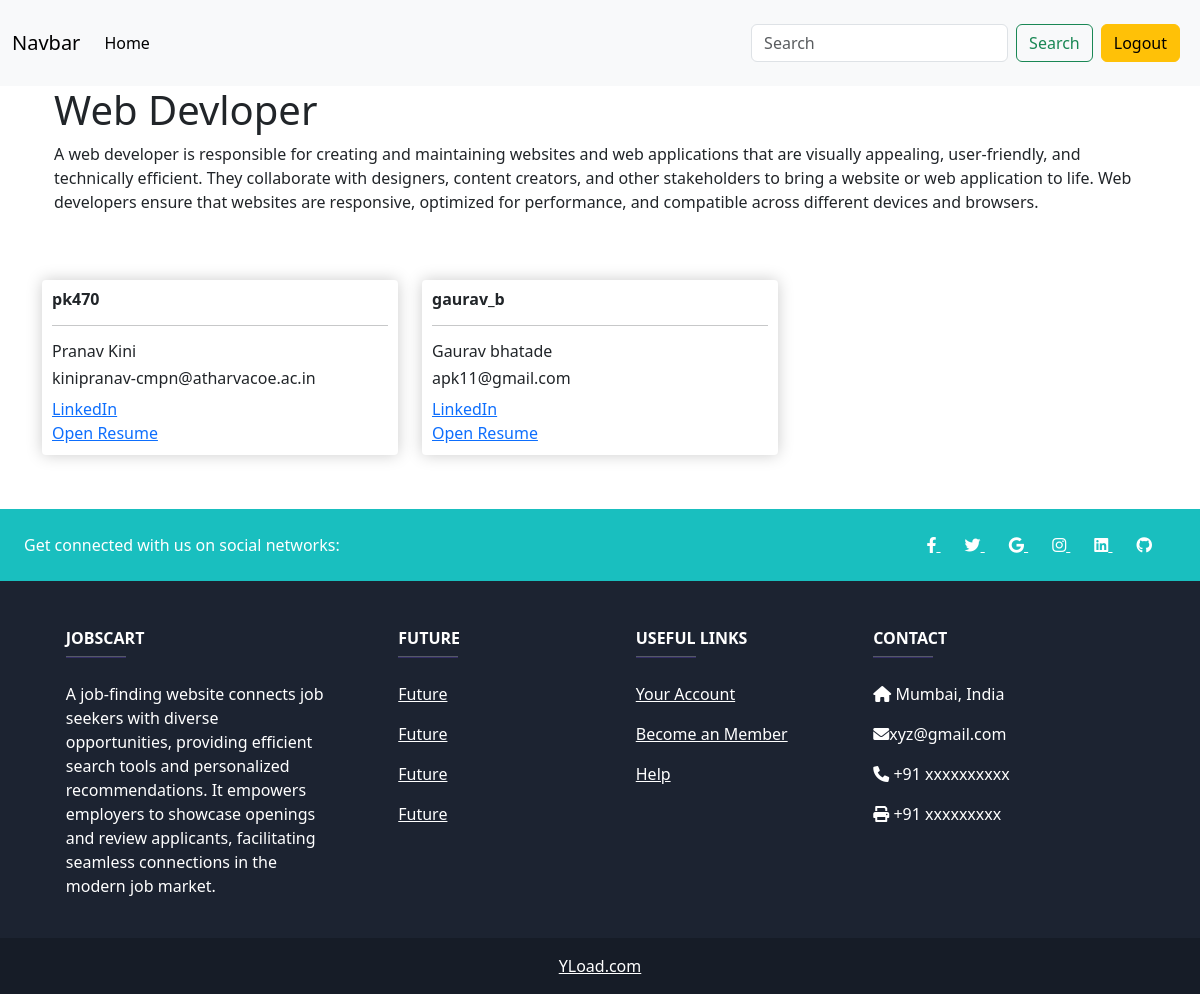
The page /cjview/1 (signed in) on the database its author committed.
### app/models.py (models this page shows, shortened)
class Job(models.Model):
    company = models.ForeignKey(Juser,on_delete=models.CASCADE)
    title = models.CharField(max_length=200,null=True)
    j_description = models.CharField(max_length=1000,null=True)
    skills = models.CharField(max_length=200,null=True)
    offer = models.IntegerField()
    date = models.DateField(auto_now_add=True)
    location = models.CharField(max_length=100,null=True)
    no_of_opening = models.IntegerField(default=1)

class Apply(models.Model):
    job = models.ForeignKey(Job,  on_delete=models.CASCADE)
    user = models.ForeignKey(User,on_delete=models.CASCADE)
    resume = models.ForeignKey(Resume,on_delete=models.CASCADE)
    date = models.DateField(auto_now_add=True)

class Resume(models.Model):
    user = models.OneToOneField(User,on_delete=models.CASCADE)
    first_name = models.CharField(max_length=100, null=True)
    last_name = models.CharField(max_length=100, null=True)
    linkdean = models.CharField(max_length=100, null=True)
    pdf = models.FileField(upload_to='resumes/')
    upload_date = models.DateTimeField(auto_now_add=True)

### app/views.py (the view)
# urls.py: path('cjview/<int:pk>', views.cjview, name='cjview'),
def cjview(request,pk):
    job = Job.objects.get(id=pk)
    apply = Apply.objects.filter(job = job)
    context = {'jobs':job, 'applys':apply}
    return render(request,'cjview.html',context)

### app/templates/cjview.html (shortened to what this page needs)
{% extends 'main.html' %}
{% block content %}
<head>
</head>
<div>
    <div class="container">
        <h1>
          {{jobs.title}}
        </h1>
        <p>{{jobs.j_description}}</p>
      </div>
</div>
<div class="row" style="padding-top:30px;
                        padding-bottom:30px;">
    {% for apply in applys  %}
    <div class="col-lg-4" style="padding-top:20px;">
        <div class="box-element product">
            <h6><strong>{{apply.user.username}}</strong></h6>
            <hr>
            <h6>{{apply.resume.first_name}} {{apply.resume.last_name}}</h6>
            <h6>{{apply.user.email}}</h6>
            <a href="{{apply.resume.linkdean}}">LinkedIn</a>
            <br>
            <a href="{{apply.resume.pdf.url}}" target="_blank">Open Resume</a>
        </div>
    </div>
    {% endfor %}
</div>
{% endblock  %}

### app/templates/cjview.html (style rules this page uses)
.box-element { box-shadow:hsl(0, 0%, 80%) 0 0 16px; background-color: #fff; border-radius: 4px; padding: 10px; }

### rows shown on the page
Job: title "Web Devloper", j_description "A web developer is responsible for creating and maintaining websites and web applications that are visually appealing, user-friendly, and technically efficient. They collaborate with designers, content creators, and other stakeholders to bring a website or web application to life. Web developers ensure that websites are responsive, optimized for performance, and compatible across different devices and browsers."
Apply: user.username "pk470", resume.first_name "Pranav", resume.last_name "Kini", user.email "kinipranav-cmpn@atharvacoe.ac.in"
Apply: user.username "gaurav_b", resume.first_name "Gaurav", resume.last_name "bhatade", user.email "apk11@gmail.com"
